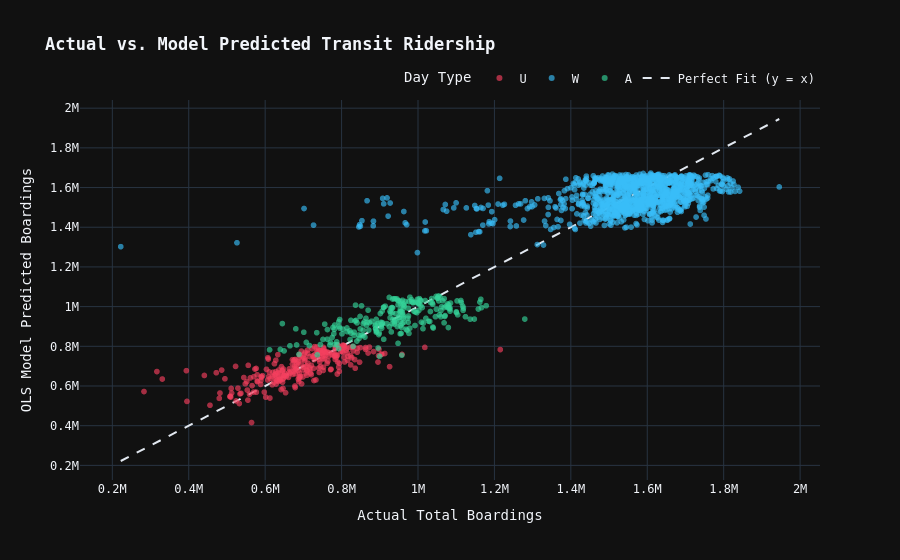

Here is the notebook cell this chart was saved with:
### Code cell
# Model Fit: Actual vs. Predicted Daily Ridership ($R^2 = 0.886$)
#This plot demonstrates how accurately the model captures real passenger swings over the 5-year evaluation window.
fig_fit = px.scatter(
    df_merged,
    x="total_rides",
    y="predicted_rides",
    color="day_type",
    color_discrete_map={"W": "#38bdf8", "A": "#34d399", "U": "#f43f5e"},
    labels={
        "total_rides": "Actual Total Boardings",
        "predicted_rides": "OLS Model Predicted Boardings",
        "day_type": "Day Type"
    },
    title="<b>Actual vs. Model Predicted Transit Ridership</b>",
    template="plotly_dark",
    opacity=0.65
)

# Add 45-degree reference line for a perfect model fit
min_val = min(df_merged["total_rides"].min(), df_merged["predicted_rides"].min())
max_val = max(df_merged["total_rides"].max(), df_merged["predicted_rides"].max())

fig_fit.add_trace(
    go.Scatter(
        x=[min_val, max_val],
        y=[min_val, max_val],
        mode="lines",
        name="Perfect Fit (y = x)",
        line=dict(color="#e2e8f0", dash="dash", width=2)
    )
)

fig_fit.update_layout(
    font=dict(family="monospace"),
    legend=dict(orientation="h", yanchor="bottom", y=1.02, xanchor="right", x=1)
)

fig_fit.show()

### Figure 1 — Plotly figure (JSON) as saved in the notebook; plotly's stock layout.template omitted (floating-point values rounded to 4 significant figures; data arrays with more than 128 entries replaced by an {"elided": "..."} marker saying what was removed)
{"data": [{"hovertemplate": "Day Type=U<br>Actual Total Boardings=%{x}<br>OLS Model Predicted Boardings=%{y}<extra></extra>", "legendgroup": "U", "marker": {"color": "#f43f5e", "opacity": 0.65, "symbol": "circle"}, "mode": "markers", "name": "U", "showlegend": true, "type": "scattergl", "x": {"elided": "261 int values"}, "xaxis": "x", "y": {"elided": "261 float values"}, "yaxis": "y"}, {"hovertemplate": "Day Type=W<br>Actual Total Boardings=%{x}<br>OLS Model Predicted Boardings=%{y}<extra></extra>", "legendgroup": "W", "marker": {"color": "#38bdf8", "opacity": 0.65, "symbol": "circle"}, "mode": "markers", "name": "W", "showlegend": true, "type": "scattergl", "x": {"elided": "1146 int values"}, "xaxis": "x", "y": {"elided": "1146 float values"}, "yaxis": "y"}, {"hovertemplate": "Day Type=A<br>Actual Total Boardings=%{x}<br>OLS Model Predicted Boardings=%{y}<extra></extra>", "legendgroup": "A", "marker": {"color": "#34d399", "opacity": 0.65, "symbol": "circle"}, "mode": "markers", "name": "A", "showlegend": true, "type": "scattergl", "x": {"elided": "235 int values"}, "xaxis": "x", "y": {"elided": "235 float values"}, "yaxis": "y"}, {"line": {"color": "#e2e8f0", "dash": "dash", "width": 2}, "mode": "lines", "name": "Perfect Fit (y = x)", "type": "scatter", "x": [222071, 1945417], "y": [222071, 1945417]}], "layout": {"font": {"family": "monospace"}, "legend": {"orientation": "h", "title": {"text": "Day Type"}, "tracegroupgap": 0, "x": 1, "xanchor": "right", "y": 1.02, "yanchor": "bottom"}, "title": {"text": "<b>Actual vs. Model Predicted Transit Ridership</b>"}, "xaxis": {"anchor": "y", "domain": [0, 1], "title": {"text": "Actual Total Boardings"}}, "yaxis": {"anchor": "x", "domain": [0, 1], "title": {"text": "OLS Model Predicted Boardings"}}}}
